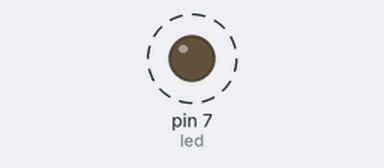
Simulated run of this sketch. Board: Arduino Uno, built with avr-gcc and run on an emulated ATmega328P. Parts: output pins drawn as LEDs (lit = HIGH). Dashed ring = blinking.

Above: at 0.07 s.
Timing chart, 0 to 3.0 s (numbered marks = the images above):
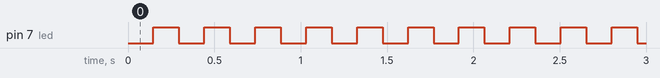

The sketch:

relatorio8_exercicio1.ino
```cpp
#define led PD7
int cont = 0;

ISR(TIMER0_OVF_vect)
{
  cont++;

  if (cont >= 9) {
    PORTD ^= (1 << led);
    cont = 0;
  }

}

void ConfigTimer0(void)
{
  TCCR0B |= (1 << CS02) | (1 << CS00); //clock/1024
  TCCR0A |= 0;
  TIMSK0 |= (1 << TOIE0);
}


int main(void) {

  DDRD = (1 << led);
  ConfigTimer0();
  sei();
  while (1) {

  }


}
```

Measured:
- by itself, pin 7 (led): alternates HIGH for 0.15 s and LOW for 0.15 s
